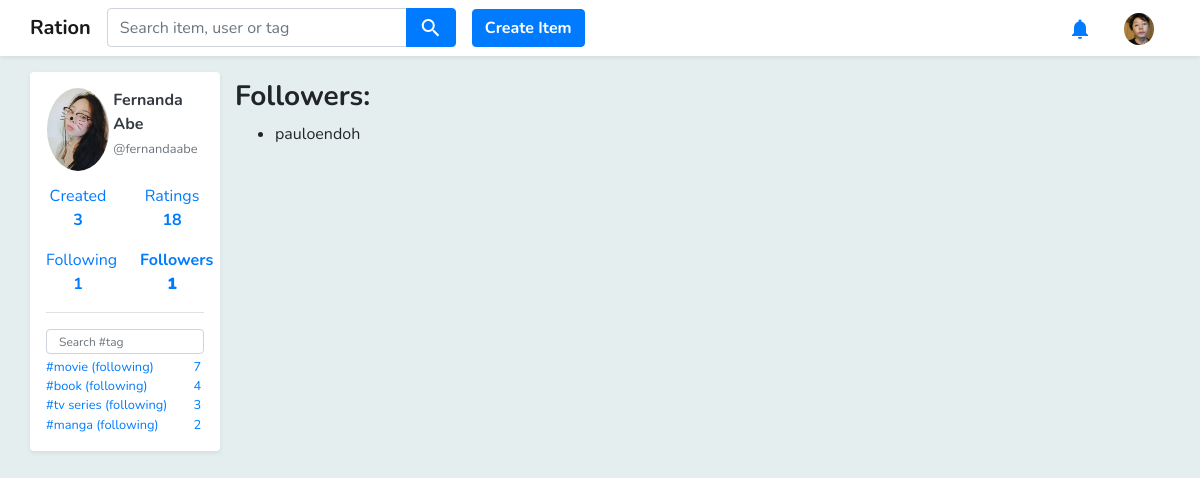
/user/fernandaabe/followers (signed in), run on the app's committed database.
### core/models.py (models this page shows, shortened)
class Profile(models.Model):
    user = models.OneToOneField(
        User,
        related_name='profile',
        on_delete=models.CASCADE,
        primary_key=True
    )
    fullname = models.CharField(max_length=100)
    picture = models.ImageField(upload_to='profile_pics', blank=True, default="profile_pics/default.png")
    bio = models.TextField(null=True, blank=True)
    location = models.TextField(null=True, blank=True)
    website = models.TextField(null=True, blank=True)

class User_Item(models.Model):
    user = models.ForeignKey(User, related_name='user_items', on_delete=models.CASCADE)
    item = models.ForeignKey(Item, related_name='user_items', on_delete=models.CASCADE)
    rating = models.FloatField(validators=[MinValueValidator(1), MaxValueValidator(5)], null=True, blank=True)
    interest = models.FloatField(validators=[MinValueValidator(1), MaxValueValidator(3)], null=True, blank=True)

class Following(models.Model):
    follower = models.ForeignKey(User, on_delete=models.CASCADE)
    user_tag = models.ForeignKey(User_Tag, on_delete=models.CASCADE)

class User_Tag(models.Model):
    user = models.ForeignKey(User, on_delete=models.CASCADE)
    tag = models.ForeignKey(Tag, on_delete=models.CASCADE)
    item_count = models.IntegerField()
    is_private = models.NullBooleanField()

class Tag(models.Model):
    name = models.TextField()
    is_official = models.BooleanField(default=0)

### core/views.py (the view)
# urls.py: path('user/<str:username>/followers', views.follower_list, name='follower_list'),
def follower_list(request, username):
    user = get_object_or_404(User, username=username)
    follower_list = user.get_followers()
    return render(request, 'followers.html', {'user': user,
                                              'follower_list': follower_list})

### core/models.py (called while the page is built)
def get_user_tag_list(self):
    user_tag_list = User_Tag.objects.filter(user=self).order_by('-item_count')
    return user_tag_list

def get_followers(self):
    followers = []
    user_tags = User_Tag.objects.filter(user=self)
    for user_tag in user_tags:
        followings = Following.objects.filter(user_tag=user_tag)
        for following in followings:
            in_list = False
            for follower in followers:
                if follower.id == following.follower.id:
                    in_list = True
            if not in_list:
                followers.append(following.follower)
    return followers

def is_following(self, user_tag):
    followings = Following.objects.filter(follower=self)
    for following in followings:
        if following.user_tag == user_tag:
            return True
    return False

def new_notifications_count(self):
    count = 0
    notifications = Notification.objects.filter(user=self)
    for notification in notifications:
        if notification.is_new:
            count += 1
    return count

### core/templatetags/utils.py (called while the page is built)
@register.simple_tag
def get_follower_count_by_user(user):
    followers = user.get_followers()
    return len(followers)

@register.simple_tag
def get_following_count_by_user(user):
    followings = Following.objects.filter(follower=user)
    user_followings = []
    for following in followings:
        inside_list = False
        for user_following in user_followings:
            if following.user_tag.user.id == user_following.id:
                inside_list= True
        if not inside_list:
            user_followings.append(following.user_tag.user)
    return len(user_followings)

@register.simple_tag
def get_created_item_count_by_user(user):
    count = Item.objects.filter(creator=user).count()
    return count

@register.simple_tag
def user_is_following_user_tag(user, user_tag):
    if user.is_following(user_tag):
        return True
    return False

### templates/followers.html
{% extends "base.html" %}
{% block content %}
<div class="pb-2 container">
    <div class="row">
        {% include 'includes/left_container.html' %}
        <div class="col-10">
            <h3 class="mt-2 font-weight-bold">Followers: </h3>
            <ul>
                {% for follower in follower_list %}
                {% ifnotequal follower user %}
                <li>{{ follower.username }}</li>
                {% endifnotequal %}
                {% endfor %}
            </ul>
        </div>
    </div>
</div>
{% endblock %}

### templates/base.html (shortened to what this page needs)
{% load staticfiles %}
<!DOCTYPE html>
<html lang="en">
<head>
    <link rel="stylesheet" href="{% static 'styles/bootstrap.css' %}">
    <link rel="stylesheet" href="https://use.fontawesome.com/releases/v5.0.13/css/all.css"
>
    <link rel="stylesheet" href="{% static 'styles/jquery-ui.css' %}" type="text/css" media="all"/>
    <link href="{% static 'styles/main.css' %}" rel="stylesheet">
</head>
<body class="body">
<div class="pt-5"></div>
<nav class="navbar fixed-top navbar-expand-sm bg-white navbar-light shadow-sm ">
    <div class="container pl-0 pr-0 ">
        <ul class="navbar-nav mr-auto">
            <li class="nav-item ">
                <a class="navbar-brand font-weight-bold" href="{% url 'home' %}">Ration</a>
            </li>
            <li class="nav-item">
                <form method="get" action="{% url 'search' %}">
                    <div class="input-group ui-widget">
                        <input id='search-box' type="text" class="form-control text-italic" name="q"
                               placeholder="Search item, user or tag" required
                               />
                        <div class="input-group-append">
                            <button class="btn btn-primary"><i class="material-icons align-middle">search</i></button>
                        </div>
                    </div>
                </form>
            </li>
            {% if request.user.is_authenticated %}
            <div class="pl-3 align-self-center">
                <a href="{% url 'create_item' %}">
                    <button type="button" class="btn btn-primary rounded font-weight-bold">Create Item</button>
                </a>
            </div>
            {% endif %}
        </ul>
        <ul class="navbar-nav">
            {% if request.user.is_authenticated %}
            <li class="nav-item pr-3">
                <a class="nav-link p-0" href="{% url 'notifications' %}">
                    <i class="material-icons pt-2 text-primary">
                    </i>
                </a>
            </li>
            <li class="nav-item dropdown">
                <a class="nav-link text-primary p-0" href="#" id="navbardrop"
                   data-toggle="dropdown">
                    <img class="rounded-circle mt-1 ml-3 mr-3" src="/media/{{ request.user.profile.picture }}"  width="30px"/>
                </a>
            </li>
            {% endif %}
        </ul>
    </div>
</nav>
{% block content %}{% endblock %}
</body>
</html>

### templates/includes/left_container.html (shortened to what this page needs)
{% load utils %}
<div class="col-2 pl-0 pr-0">
    {% if request.user.is_authenticated %}
    <div class="bg-white pl-3 pr-3 shadow-sm rounded">
        <div class="pt-3">
            {% if user.is_authenticated %}
            <div class="row">
                <div class="col-5 pl-3 pr-0">
                    <a href="{% url 'user' user.username %}">
                        <img class="rounded-circle w-100" src="/media/{{ user.profile.picture }}"/>
                    </a>
                </div>
                <div class="col-7 pl-1 pr-2">
                    <p>
                        <a href="{% url 'user' user.username %}" class="text-dark no-underline">
                            <b>{{ user.profile.fullname }}</b>
                            <br>
                            <small class="text-muted d-inline">@{{ user.username }}</small>
                        </a>
                    </p>
                </div>
            </div>
            <div class="row">
                <div class="col-6">
                    <div class="align-self-center">
                        <a class="nav-link text-center pl-0 pr-0 {% if '/created' in request.path %}font-weight-bold{% endif %}"
                           href="{% url 'user_created_item_list' user.username %}">Created
                            <br>
                            <b>
                                {%get_created_item_count_by_user user%}
                            </b>
                        </a>
                    </div>
                </div>
                <div class="col-6">
                    <div class="align-self-center">
                        <a class="nav-link text-center pl-0 pr-0  {% if '/ratings' in request.path %}font-weight-bold{% endif %}"
                           href="{% url 'rating_list' user.username %}">Ratings<br><b>{{user.user_items.all|length}}</b>
                        </a>
                    </div>
                </div>
            </div>
            <div class="row">
                <div class="col-6">
                    <div class="align-self-center">
                        <a class="nav-link text-center pl-0 pr-0  {% if '/following' in request.path %}font-weight-bold{% endif %}"
                           href="{% url 'following_list' user.username %}">Following
                            <br>
                            <b> {% get_following_count_by_user user %}</b>
                        </a>
                    </div>
                </div>
                <div class="col-6">
                    <div class="align-self-center">
                        <a class="nav-link text-center pl-0 pr-0  {% if '/followers' in request.path %}font-weight-bold{% endif %}"
                           href="{% url 'follower_list' user.username %}">Followers<br>
                            <b>{% get_follower_count_by_user user %}</b>
                        </a>
                    </div>
                </div>
            </div>
            <div class="mt-2 mb-3 container border-top"></div>
            <ul class="no-bullets pl-0 pb-3">
                <div class="form-group mb-1">
                    <input class="form-control user-tag-filter" type="text" placeholder="Search #tag"/>
                </div>
                {% for user_tag in user.get_user_tag_list %}
                {% if user_tag.user == request.user %}
                <li>
                    <small>
                        <a href="{% url 'rating_list' user.username %}?tag={{ user_tag.tag.name }}">
                            <div class="row no-gutters">
                                <div class="col-11">
                                    #{{ user_tag.tag.name }}
                                    {% if user_tag.is_private %}
                                    <i class="material-icons align-middle" style="font-size: 10px; color: #b5b5b5; ">
                                        lock
                                    </i>
                                    {% endif %}
                                </div>
                                <div class="col-1 text-center">
                                    {{ user_tag.item_count }}
                                </div>
                            </div>
                        </a>
                    </small>
                </li>
                {% else %}
                {% if user_tag.is_private == False %}
                <li>
                    <small>
                        <a href="{% url 'rating_list' user.username %}?tag={{ user_tag.tag.name }}">
                            <div class="row no-gutters">
                                <div class="col-11">
                                    #{{ user_tag.tag.name }}
                                    {% user_is_following_user_tag request.user user_tag as is_following %}
                                    {% if is_following %}
                                    (following)
                                    {% endif %}
                                </div>
                                <div class="col-1 text-center">
                                    {{ user_tag.item_count }}
                                </div>
                            </div>
                        </a>
                    </small>
                </li>
                {% endif %}
                {% endif %}
                {% endfor %}
            </ul>
            {% endif %}
        </div>
    </div>
    {% endif %}
</div>

### static/styles/main.css (style rules this page uses)
.no-underline:link { text-decoration:none; }
#search-box { width:300px; }
.no-bullets { list-style-type: none; }
.body { background-color: #e5eeef; }
.user-tag-filter { height: 25px; font-size: 12px; }

### data on the page
User_Tag: tag.name "movie", item_count "7"
User_Tag: tag.name "book", item_count "4"
User_Tag: tag.name "tv series", item_count "3"
User_Tag: tag.name "manga", item_count "2"

### other printed values
{{ user.profile.fullname }} "Fernanda Abe"
{{ user.username }} "fernandaabe"
{{ user.user_items.all|length }} "18"
{{ follower.username }} "pauloendoh"
